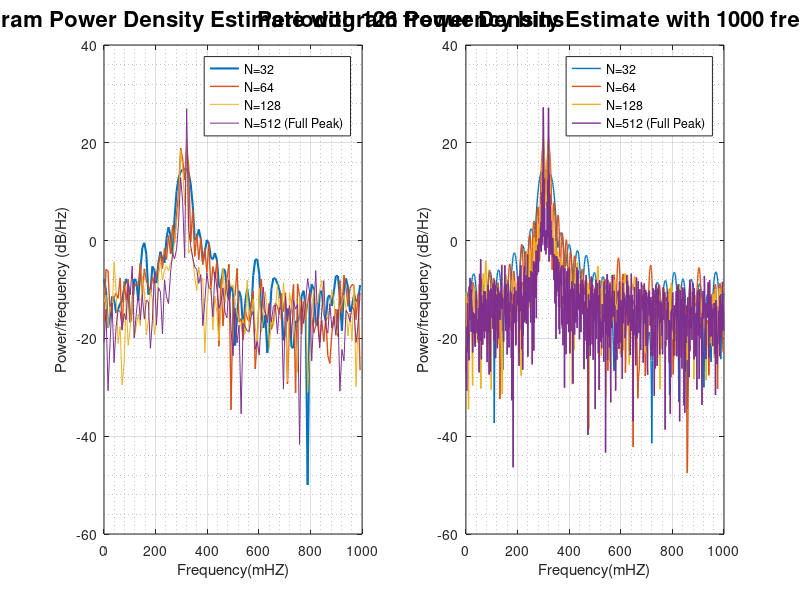

MATLAB code for this plot:
N=16;
f=2;
subplot(121)
for i=1:3
N=N*2;
f=f-0.5;
n=0:N-1;
noise=0.2/sqrt(2)*(randn(size(n))+1i*randn(size(n)));
x=exp(1i*2*pi*0.3*n)+exp(1i*2*pi*0.32*n)+noise;
[p,k]=periodogram(x,rectwin(size(n,2)),128,1,'twosided');
plot(k*1000,pow2db(p),'linewidth',f);
hold on
end
N=512;
n=0:N-1;
noise=0.2/sqrt(2)*(randn(size(n))+1i*randn(size(n)));
x=exp(1i*2*pi*0.3*n)+exp(1i*2*pi*0.32*n)+noise;
[p,k]=periodogram(x,rectwin(size(n,2)),128,1,'twosided');
plot(k*1000,pow2db(p),'linewidth',f);
legend('N=32','N=64','N=128','N=512 (Full Peak)');
xlabel('Frequency(mHZ)');
ylabel('Power/frequency (dB/Hz)');
title('Periodogram Power Density Estimate with 128 frequency bins','fontsize',16);
grid on 
grid minor
subplot(122)
N=16;
f=1;
for i=1:3
N=N*2;
n=0:N-1;
noise=0.2/sqrt(2)*(randn(size(n))+1i*randn(size(n)));
x=exp(1i*2*pi*0.3*n)+exp(1i*2*pi*0.32*n)+noise;
[p,k]=periodogram(x,rectwin(size(n,2)),1000,1,'twosided');
plot(k*1000,pow2db(p),'linewidth',f);
hold on
end
N=512;
n=0:N-1;
noise=0.2/sqrt(2)*(randn(size(n))+1i*randn(size(n)));
x=exp(1i*2*pi*0.3*n)+exp(1i*2*pi*0.32*n)+noise;
[p,k]=periodogram(x,rectwin(size(n,2)),1000,1,'twosided');
plot(k*1000,pow2db(p),'linewidth',f);
legend('N=32','N=64','N=128', 'N=512 (Full Peak)');
xlabel('Frequency(mHZ)');
ylabel('Power/frequency (dB/Hz)');
title('Periodogram Power Density Estimate with 1000 frequency bins','fontsize',16);
grid on 
grid minor